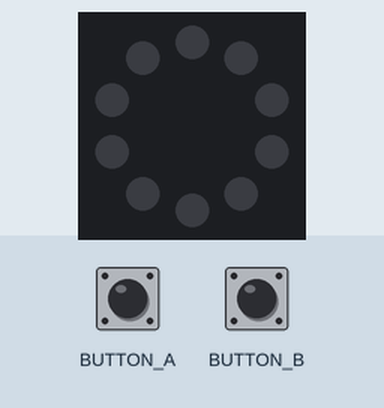
Recording of a program running on a simulated Circuit Playground running CircuitPython. Parts: the board's ring of 10 RGB LEDs (number 0 left of the top, counting anticlockwise). The test bench sets the inputs (shaded band). Dim RGB values are drawn brighter than linear.

Above: at 1.2 s.
1.3 s: button A pressed for 1.2 s
At 2.5 s:
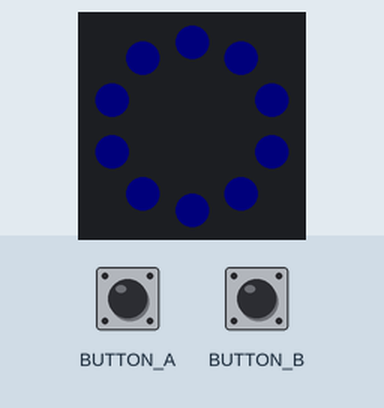
4.5 s: button B pressed for 1.2 s
At 5.8 s:
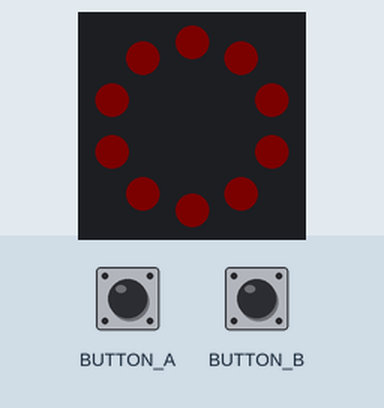
7.5 s: button B pressed for 3.2 s
12.5 s: button A pressed for 3.2 s
At 13.7 s:
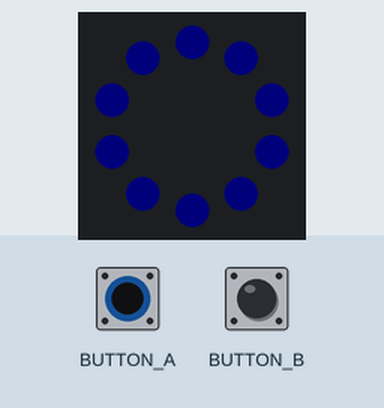
Timing chart, 0 to 15.5 s (numbered marks = the images above; inputs shaded):
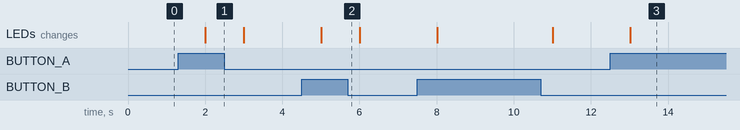

Measured:
- after the input at 1.3 s, the LEDs: change after 0.70 s (image 1)
- after the input at 4.5 s, the LEDs: change after 0.51 s (image 2)
- after the input at 12.5 s, the LEDs: change after 0.52 s (image 3)

The program:

Circuitpython_001_LEDButton.py
```python
#A full description of this module (and many others) can be downloaded at: https://eve_arduino

from digitalio import DigitalInOut, Direction, Pull
import board
import neopixel
import time

pixels = neopixel.NeoPixel(board.NEOPIXEL, 10, brightness=.2, auto_write=False)
pixels.fill((0, 0, 0))
pixels.show()

buttonA = DigitalInOut(board.BUTTON_A)
buttonA.direction = Direction.INPUT
buttonA.pull = Pull.DOWN

buttonB = DigitalInOut(board.BUTTON_B)
buttonB.direction = Direction.INPUT
buttonB.pull = Pull.DOWN

while True:
    RED = (0x10, 0, 0)
    BLUE = (0, 0, 0x10)
    BLACK = (0, 0, 0)

    if buttonA.value is True:
        for i in range(len(pixels)):
            pixels[i] = BLUE
        pixels.show()
        time.sleep(1)
    else:
        if buttonB.value is True:
            for i in range(len(pixels)):
                pixels[i] = RED
            pixels.show()
            time.sleep(1)
        else:

            for i in range(len(pixels)):
                pixels[i] = BLACK
            pixels.show()
            time.sleep(1)
```
